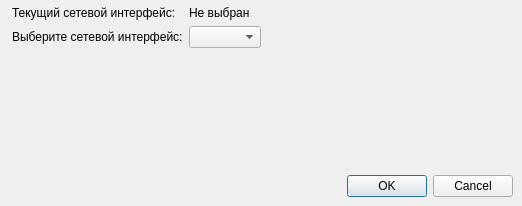
<?xml version="1.0" encoding="UTF-8"?>
<ui version="4.0">
 <class>Dialog</class>
 <widget class="QDialog" name="Dialog">
  <property name="geometry">
   <rect>
    <x>0</x>
    <y>0</y>
    <width>522</width>
    <height>206</height>
   </rect>
  </property>
  <property name="sizePolicy">
   <sizepolicy hsizetype="Fixed" vsizetype="Fixed">
    <horstretch>0</horstretch>
    <verstretch>0</verstretch>
   </sizepolicy>
  </property>
  <property name="windowTitle">
   <string>Настройка интерфейсов</string>
  </property>
  <widget class="QWidget" name="">
   <property name="geometry">
    <rect>
     <x>12</x>
     <y>6</y>
     <width>501</width>
     <height>191</height>
    </rect>
   </property>
   <layout class="QVBoxLayout" name="verticalLayout">
    <item>
     <layout class="QGridLayout" name="gridLayout">
      <item row="1" column="0">
       <widget class="QLabel" name="label">
        <property name="text">
         <string>Выберите сетевой интерфейс:</string>
        </property>
       </widget>
      </item>
      <item row="1" column="1">
       <widget class="QComboBox" name="comboBox_interfaces"/>
      </item>
      <item row="1" column="2">
       <spacer name="horizontalSpacer_2">
        <property name="orientation">
         <enum>Qt::Horizontal</enum>
        </property>
        <property name="sizeHint" stdset="0">
         <size>
          <width>40</width>
          <height>20</height>
         </size>
        </property>
       </spacer>
      </item>
      <item row="0" column="0">
       <widget class="QLabel" name="label_2">
        <property name="text">
         <string>Текущий сетевой интерфейс:</string>
        </property>
       </widget>
      </item>
      <item row="0" column="1" colspan="2">
       <widget class="QLabel" name="label_currentInterface">
        <property name="text">
         <string>Не выбран</string>
        </property>
       </widget>
      </item>
     </layout>
    </item>
    <item>
     <spacer name="verticalSpacer_2">
      <property name="orientation">
       <enum>Qt::Vertical</enum>
      </property>
      <property name="sizeHint" stdset="0">
       <size>
        <width>20</width>
        <height>40</height>
       </size>
      </property>
     </spacer>
    </item>
    <item>
     <widget class="QDialogButtonBox" name="buttonBox">
      <property name="standardButtons">
       <set>QDialogButtonBox::Cancel|QDialogButtonBox::Ok</set>
      </property>
     </widget>
    </item>
   </layout>
  </widget>
 </widget>
 <resources/>
 <connections/>
</ui>
